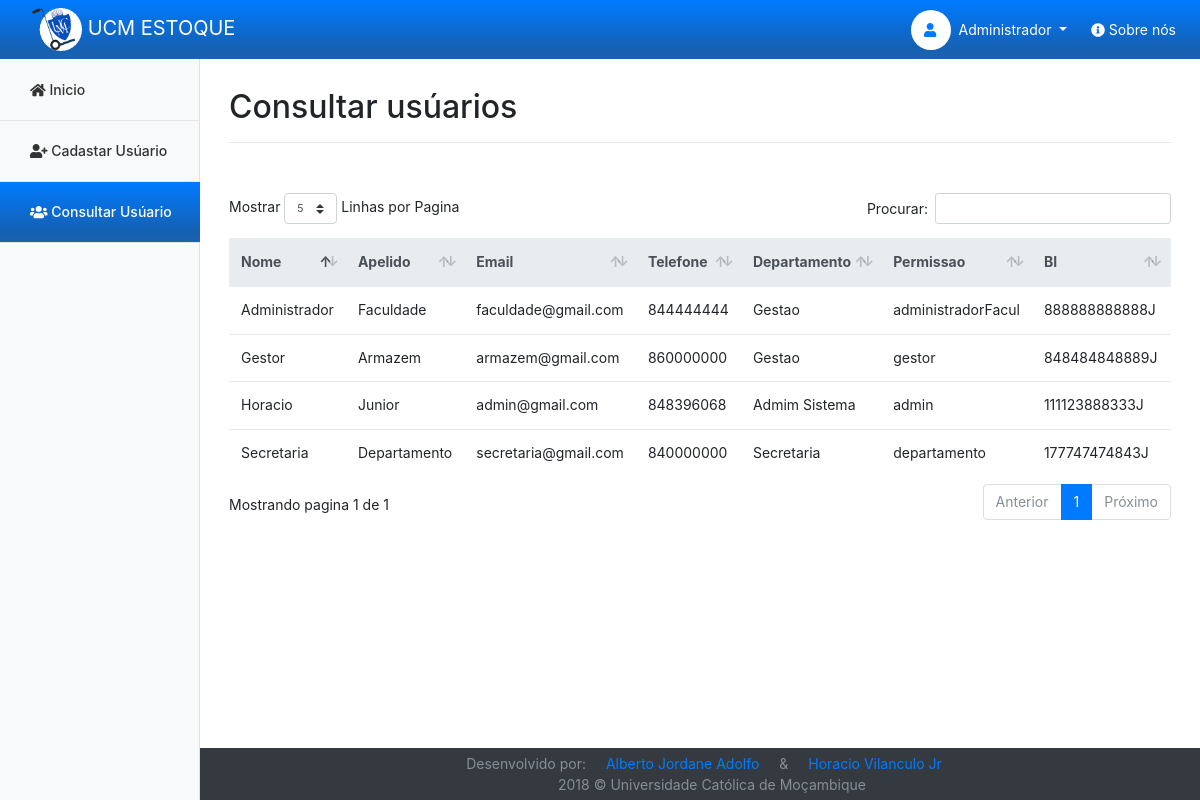
The page /administrador-sistema/consulta.php (signed in) on the database its author committed.
### tables this page shows
CREATE TABLE IF NOT EXISTS `usuarios` (
  `idUsuario` int(11) NOT NULL AUTO_INCREMENT,
  `nome` varchar(45) NOT NULL,
  `apelido` varchar(45) NOT NULL,
  `senha` varchar(45) NOT NULL,
  `email` varchar(60) NOT NULL,
  `nrcelular` int(13) NOT NULL,
  `bi` varchar(45) NOT NULL,
  `nrFuncionario` int(15) NOT NULL,
  `nivelAcesso` varchar(45) NOT NULL,
  `departamento_iddepartamento` int(11) NOT NULL,
  PRIMARY KEY (`idUsuario`),
  KEY `departamento_iddepartamento` (`departamento_iddepartamento`)
);

CREATE TABLE IF NOT EXISTS `departamentos` (
  `iddepartamento` int(11) NOT NULL AUTO_INCREMENT,
  `nomeDepartamento` varchar(100) NOT NULL,
  PRIMARY KEY (`iddepartamento`)
);

### administrador-sistema/consulta.php (the view, shortened to what this page needs)
<?php
include_once 'php/conexao.php';
?>
<!doctype html>
<html lang="pt-PT">
    <head>
        <link href="../css/administrador-sistema/mobile-first/mobile-first-administrador-sistema-consultar-usuario.css" rel="stylesheet">
        <link href="../css/bootstrap.min.css" rel="stylesheet">
         <link href="../dataTables/css/trasnform.css" rel="stylesheet">
         <link href="../dataTables/css/dataTables.bootstrap4.min.css" rel="stylesheet">
        <link rel="stylesheet" href="../css/flexboxgrid.min.css">
        <link href="../css/administrador-sistema/administrador-sistema-consultar-usuario.css" rel="stylesheet">
    </head>
    <body>
        <header>
            <nav class="navbar navbar-expand-md fixed-top navbar-dark">
                <a class="navbar-brand pt-0 pb-0" href="inicio.php">
                    <img src="../img/logo.gif" class="d-inline-block img-fluid img-thubnail logo ml-3 w-6" id="logo">
                    UCM ESTOQUE
                </a>
                <div class="collapse navbar-collapse justify-content-end navcollapse" id="navbarNavDropdown">
                    <ul class="navbar-nav">
                        <li class="nav-item"
                            ><div class="d-inline-block bg-white " id="foto-usuario">
                                <a class="nav-link text-primary"><i class="fas fa-user"></i></a>
                            </div>
                        </li>
                        <li class="nav-item dropdown">
                            <a class="nav-link dropdown-toggle text-white mr-2" href="#" id="perfil" data-toggle="dropdown" aria-haspopup="true" aria-expanded="false">
                                 <?php if(isset($_SESSION['unome'])){
                                    echo $_SESSION['unome'];
                                }?>
                            </a>
                        </li>
                        <li class="nav-item">
                            <a class="nav-link text-white" href="sobre.php" id="sobre">
                                <i class="fas fa-info-circle"></i>
                                Sobre nós
                            </a>
                        </li>
                    </ul>
                </div>
            </nav>
        </header>
        <div class="container-fluid pl-0 pr-0">
            <div class="row w-100 mr-0 ml-0">
                <nav class="col-md-2 d-md-block bg-light sidebar collapse bd-links navcollapse" id="siderbar-nav">
                    <div class="sidebar-sticky ">
                        <ul class="nav flex-column">
                            <li class="nav-item ">
                                <a class="nav-link" href="inicio.php">
                                    <i class="fas fa-home"></i>
                                    <span class="hidden-sm">Inicio</span>
                                </a>
                            </li>
                            <li class="nav-item ">
                                <a class="nav-link" href="cadUser.php">
                                    <i class="fas fa-user-plus"></i>
                                    <span class="hidden-sm ">Cadastar Usúario</span>
                                </a>
                            </li>
                            <li class="nav-item ">
                                <a class="nav-link active" href="consulta.php">
                                    <i class="fas fa-users" ></i>
                                    <span class="hidden-sm" >Consultar Usúario</span>
                                </a>
                            </li>
                        </ul>
                    </div>
                </nav>
                <main role="main" class="col-md-10 ml-auto col-xl-10 col-lg-10">
                    <section class="mx-4 pt-4">
                        <div class="d-flex justify-content-between flex-wrap flex-md-nowrap align-items-center pt-3 pb-2 mb-3 border-bottom">
                            <h1 class="h2">Consultar usúarios</h1>
                        </div>
                        <div id="tabela">
                            <table class="table table-responsive  table-hover" id="tabela1">
                                <thead class="thead-light">
                                    <tr>
                                        <th scope="col">Nome</th>
                                        <th scope="col">Apelido</th>
                                        <th scope="col">Email</th>
                                        <th scope="col">Telefone</th>
                                        <th scope="col">Departamento</th>
                                        <th scope="col">Permissao</th>
                                        <th scope="col">BI</th>
                                    </tr>
                                </thead>
                                <tbody>
                    <?php
                    $select = "SELECT usuarios.idUsuario,usuarios.nome,usuarios.nivelAcesso, usuarios.apelido, usuarios.email, usuarios.nrcelular, usuarios.bi, usuarios.nrFuncionario, usuarios.nivelAcesso, departamentos.nomeDepartamento from usuarios INNER JOIN departamentos on departamentos.iddepartamento=usuarios.departamento_iddepartamento";
                    $resultado= $conn->prepare($select);
                    $resultado->execute();
                    while($linhas=$resultado->fetch(PDO::FETCH_ASSOC)){
                        ?>  <tr>
                        <td><?=$linhas['nome']?></td>
                        <td><?=$linhas['apelido']?></td>
                        <td><?=$linhas['email']?></td>
                        <td><?=$linhas['nrcelular']?></td>
                        <td><?=$linhas['nomeDepartamento']?></td>
                        <td><?=$linhas['nivelAcesso']?></td>
                        <td><?=$linhas['bi']?></td>
                        </tr>
                    <?php
                    }
                    ?>
                              </tbody>
                            </table>
                        </div>
                    </section>
                    <footer class="footer  bg-dark pr-4 pl-5 center-sm center-lg center-md">
                        <span class="text-muted">
                            Desenvolvido por:
                            <a class="nav-link d-inline perfil-desenvolvedores" target="blank" href="../perfil/perfil-alberto.html">Alberto Jordane Adolfo</a> &
                            <a class="nav-link d-inline perfil-desenvolvedores" target="blank" href="../perfil/perfil-horacio.html">Horacio Vilanculo Jr</a><br>
                            2018 © Universidade Católica de Moçambique
                        </span>
                    </footer>
                </main>
            </div>
        </div>
    </body>
</html>

### css/administrador-sistema/administrador-sistema-consultar-usuario.css (style rules this page uses)
* { margin: 0; padding: 0; box-sizing: border-box; }
body { font-size: .875rem; }
.sidebar { position: fixed; top: 0; bottom: 0; left: 0; z-index: 100; padding: 48px 0 0; box-shadow: inset -1px 0 0 rgba(0, 0, 0, .1); }
.sidebar-sticky { position: relative; top: 0; height: calc(100vh - 48px); padding-top:12px; overflow-x: hidden; overflow-y: auto; }
.sidebar .nav-link { font-weight: 500; color: #333; padding: 5px; padding-left: 30px; line-height: 50px; border-bottom: 1px solid #e5e5e5; }
.sidebar .nav-link.active, .sidebar .nav-link.active:hover { background-image: linear-gradient(#007bff, #1461b5 80%, #1d61ab); color: #FFFFFF; }
[role="main"] { padding-top: 48px; padding-left: 5px; padding-right: 5px; min-height: 100vh; }
section { padding-bottom: 100px; }
.footer { position: absolute; bottom: 0; padding-top: 5px; padding-bottom: 5px; right: 0px; width: 100%; }
#logo { width: 50px; padding-top: 8px; padding-bottom: 8px; }
.navbar { background-image: linear-gradient(#007bff, #1461b5 80%, #1d61ab); padding-top: 0; padding-bottom: 0; }
nav .navbar-collapse .navbar-nav li a { padding-top: 19px; padding-bottom: 19px; }
.border-bottom { border-bottom: 1px solid #e5e5e5; }
#tabela { width: 100%; }
#foto-usuario { width: 40px; height: 40px; margin-top: 10px; border-radius: 100%; }
#foto-usuario a.nav-link { line-height: 40px; padding: 0; text-align: center; }

### rows shown on the page
usuarios: nome "Horacio", apelido "Junior", email "admin@gmail.com", nrcelular "848396068", departamento_iddepartamento.nomeDepartamento "Admim Sistema", nivelAcesso "admin", bi "111123888333J"
usuarios: nome "Secretaria", apelido "Departamento", email "secretaria@gmail.com", nrcelular "840000000", departamento_iddepartamento.nomeDepartamento "Secretaria", nivelAcesso "departamento", bi "177747474843J"
usuarios: nome "Administrador", apelido "Faculdade", email "faculdade@gmail.com", nrcelular "844444444", departamento_iddepartamento.nomeDepartamento "Gestao", nivelAcesso "administradorFacul", bi "888888888888J"
usuarios: nome "Gestor", apelido "Armazem", email "armazem@gmail.com", nrcelular "860000000", departamento_iddepartamento.nomeDepartamento "Gestao", nivelAcesso "gestor", bi "848484848889J"

### other values the page prints
$_SESSION['unome'] "Administrador"
